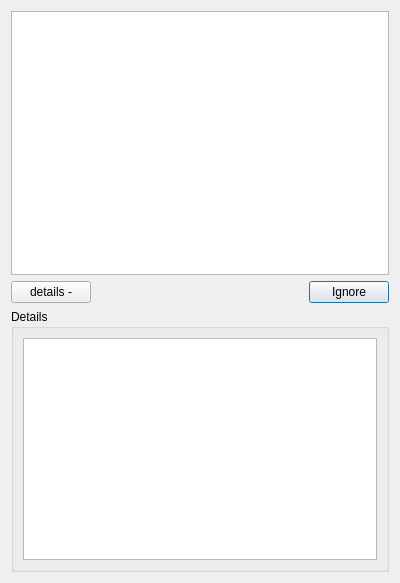
<?xml version="1.0" encoding="UTF-8"?>
<ui version="4.0">
 <class>ErrorDialog</class>
 <widget class="QDialog" name="ErrorDialog">
  <property name="geometry">
   <rect>
    <x>0</x>
    <y>0</y>
    <width>400</width>
    <height>583</height>
   </rect>
  </property>
  <property name="windowTitle">
   <string>Dialog</string>
  </property>
  <layout class="QVBoxLayout" name="verticalLayout" stretch="0,0,0">
   <item>
    <widget class="QTextBrowser" name="textMain"/>
   </item>
   <item>
    <layout class="QHBoxLayout" name="horizontalLayout">
     <item>
      <widget class="QPushButton" name="buttonDetails">
       <property name="text">
        <string>details -</string>
       </property>
      </widget>
     </item>
     <item>
      <widget class="QDialogButtonBox" name="dialogButtons">
       <property name="standardButtons">
        <set>QDialogButtonBox::Ignore</set>
       </property>
      </widget>
     </item>
    </layout>
   </item>
   <item>
    <widget class="QGroupBox" name="groupDetails">
     <property name="title">
      <string>Details</string>
     </property>
     <layout class="QHBoxLayout" name="horizontalLayout_2">
      <item>
       <widget class="QTextBrowser" name="textDetails"/>
      </item>
     </layout>
    </widget>
   </item>
  </layout>
 </widget>
 <resources/>
 <connections/>
</ui>
